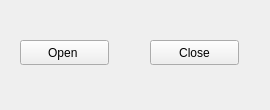
<?xml version="1.0" encoding="UTF-8"?>
<ui version="4.0">
 <class>Form</class>
 <widget class="QWidget" name="Form">
  <property name="geometry">
   <rect>
    <x>0</x>
    <y>0</y>
    <width>270</width>
    <height>110</height>
   </rect>
  </property>
  <property name="sizePolicy">
   <sizepolicy hsizetype="MinimumExpanding" vsizetype="MinimumExpanding">
    <horstretch>0</horstretch>
    <verstretch>0</verstretch>
   </sizepolicy>
  </property>
  <property name="windowTitle">
   <string>Form</string>
  </property>
  <widget class="QPushButton" name="push_open">
   <property name="geometry">
    <rect>
     <x>20</x>
     <y>40</y>
     <width>89</width>
     <height>25</height>
    </rect>
   </property>
   <property name="sizePolicy">
    <sizepolicy hsizetype="MinimumExpanding" vsizetype="Fixed">
     <horstretch>0</horstretch>
     <verstretch>0</verstretch>
    </sizepolicy>
   </property>
   <property name="text">
    <string>Open </string>
   </property>
  </widget>
  <widget class="QPushButton" name="push_close">
   <property name="geometry">
    <rect>
     <x>150</x>
     <y>40</y>
     <width>89</width>
     <height>25</height>
    </rect>
   </property>
   <property name="sizePolicy">
    <sizepolicy hsizetype="MinimumExpanding" vsizetype="Fixed">
     <horstretch>0</horstretch>
     <verstretch>0</verstretch>
    </sizepolicy>
   </property>
   <property name="text">
    <string>Close</string>
   </property>
  </widget>
 </widget>
 <resources/>
 <connections/>
</ui>
